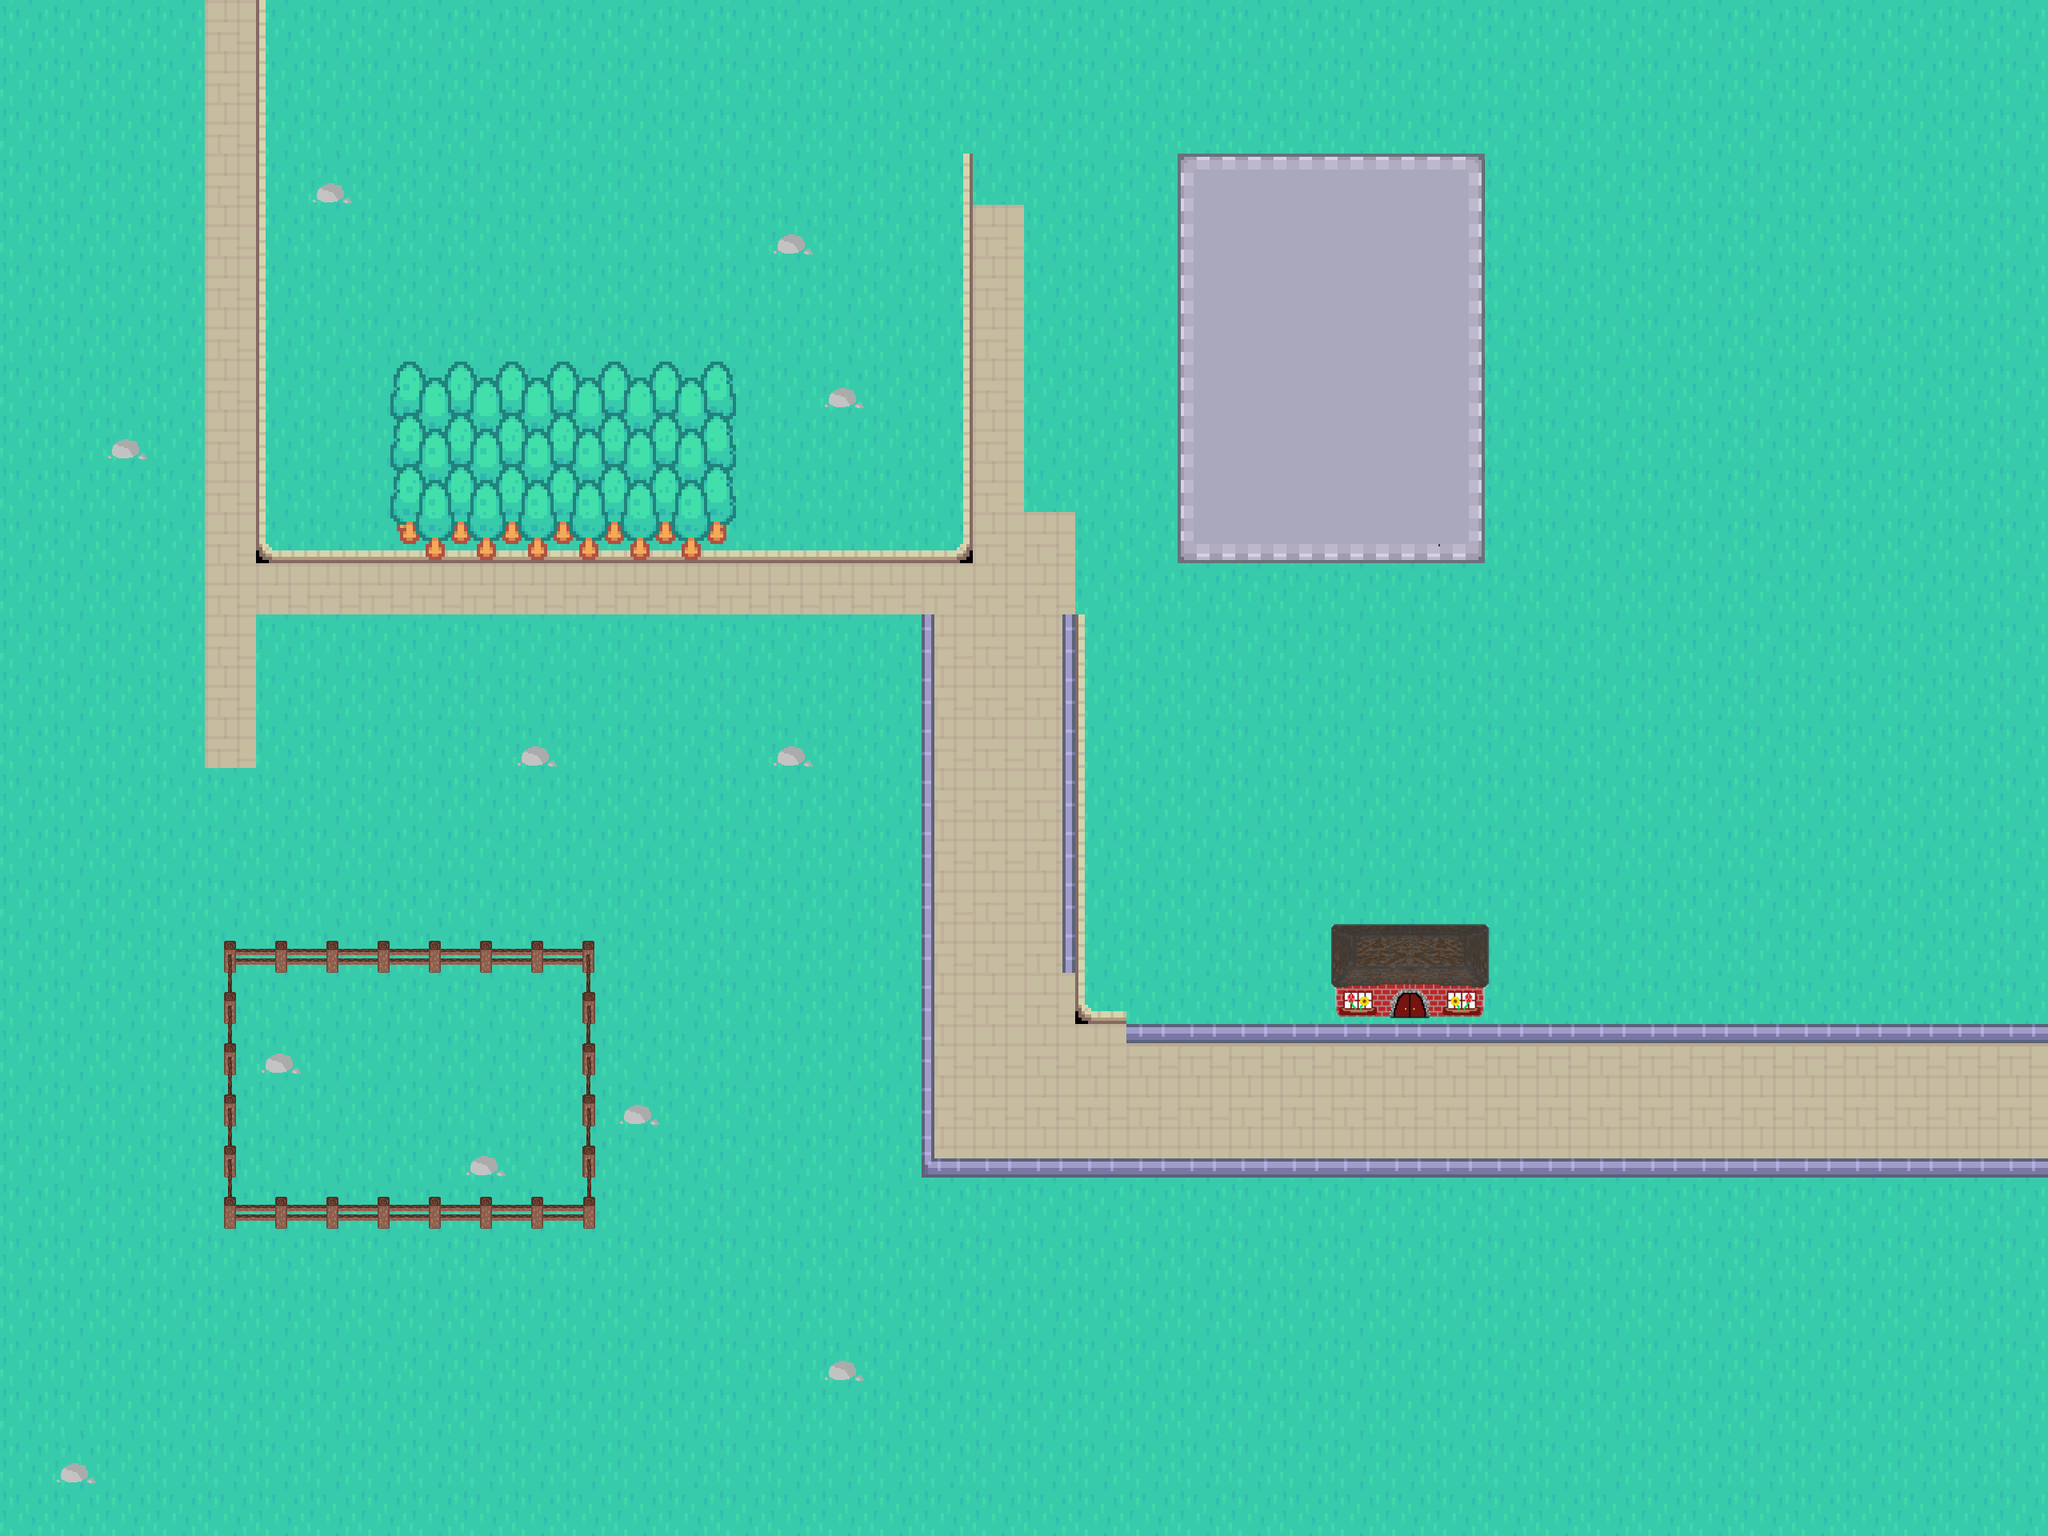

This game map was drawn from its Tiled (.tmx) file and the tilesets committed beside it. A one-line description and the trimmed map source follow:
An orthogonal 40x30 tile map with 64x64 px tiles, 3 tile layers (Tile Layer 1, trees, houses), 2 tilesets and 8 objects.

<map version="1.8" tiledversion="1.8.4" orientation="orthogonal" renderorder="right-down" width="40" height="30" tilewidth="64" tileheight="64" infinite="0" nextlayerid="8" nextobjectid="15">
 <editorsettings>
  <export target="../test1.lua" format="lua" />
 </editorsettings>
 <tileset firstgid="1" name="tiless" tilewidth="64" tileheight="64" tilecount="216" columns="18">
  <image source="../../../sprites/tileset.png" width="1152" height="768" />
 </tileset>
 <tileset firstgid="217" name="tiless" tilewidth="64" tileheight="64" tilecount="216" columns="18">
  <image source="../../../sprites/tileset.png" width="1152" height="768" />
 </tileset>
 <layer id="1" name="Tile Layer 1" width="40" height="30">
  <data>[1200 cells, 1200 non-empty, 30 distinct tile ids]</data>
 </layer>
 <layer id="4" name="trees" width="40" height="30">
  <data>[1200 cells, 32 non-empty, 11 distinct tile ids]</data>
 </layer>
 <layer id="7" name="houses" width="40" height="30">
  <data>[1200 cells, 9 non-empty, 9 distinct tile ids]</data>
 </layer>
 <objectgroup id="5" name="walls">
  <object id="1" x="481.834" y="448.075" width="438.868" height="245.52" />
  <object id="3" x="1476.19" y="193.347" width="377.488" height="503.317" />
  <object id="11" x="276.386" y="1163.25" width="467.73" height="45.5581" />
  <object id="12" x="274.867" y="1497.34" width="467.73" height="36.4465" />
  <object id="13" x="725.892" y="1211.85" width="15.186" height="276.386" />
  <object id="14" x="279.423" y="1211.85" width="15.186" height="285.497" />
 </objectgroup>
 <objectgroup id="6" name="doors">
  <object id="7" x="1733.94" y="1225.07" width="57.1831" height="45.915">
   <properties>
    <property name="mapID" value="420" />
   </properties>
  </object>
  <object id="9" x="1479.26" y="380.557" width="82.8632" height="168.795">
   <properties>
    <property name="mapID" value="1738" />
   </properties>
  </object>
 </objectgroup>
</map>
